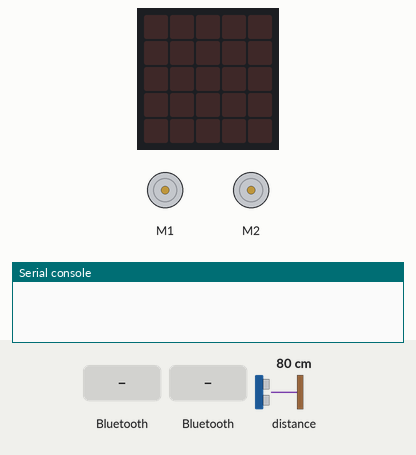
A program run on a simulated BBC micro:bit (MakeCode). Parts: 2 × DC motor (green arrow = forward, orange = backward, longer = faster), the board's 5×5 LED display, the last lines printed to the serial console. The inputs (shaded band) are chosen by the test bench; at power-on: distance to the obstacle 80 cm.

Above: at 1.2 s.
1.3 s: "F" arrives over Bluetooth UART
At 2.5 s:
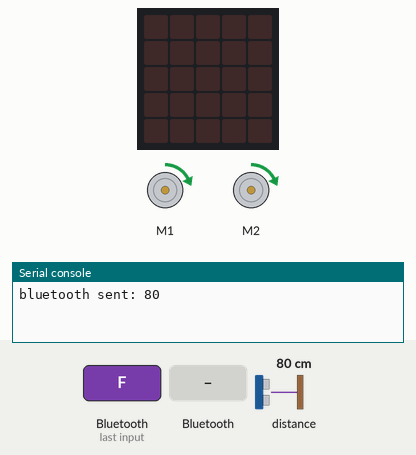
2.8 s: a phone connects over Bluetooth
At 3.5 s:
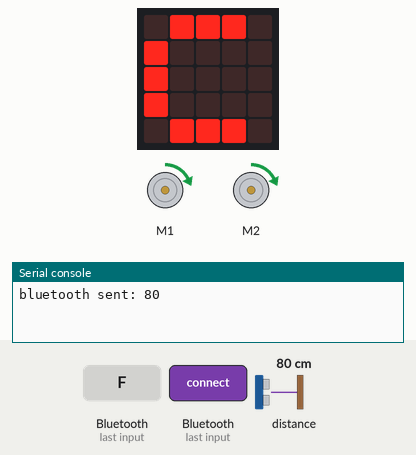
4.3 s: a phone disconnects over Bluetooth
At 4.6 s:
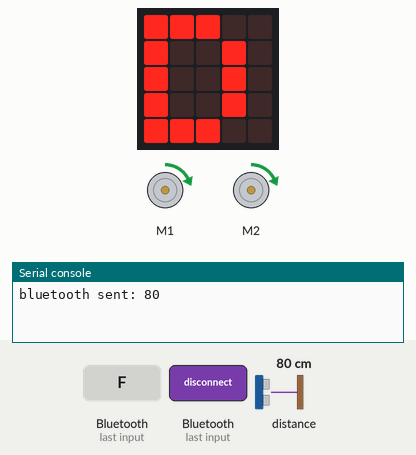
Timing chart, 0 to 7.3 s (numbered marks = the images above; inputs shaded):
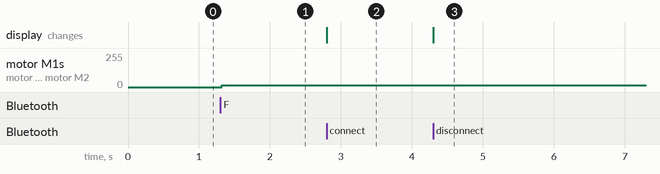

Measured:
- after the input at 1.3 s, motor M1, motor M2: stopped → forward 14/255 at once
- after the input at 2.8 s, the display: changes at once (image 2)
- after the input at 4.3 s, the display: changes at once (image 3)

The program:

main.ts
```typescript
let cmd = ""
bluetooth.onBluetoothConnected(function () {
    basic.showString("C")
    bluetooth.startUartService()
})
bluetooth.onBluetoothDisconnected(function () {
    basic.showString("D")
})
bluetooth.onUartDataReceived(serial.delimiters(Delimiters.Hash), function () {
    cmd = bluetooth.uartReadUntil(serial.delimiters(Delimiters.Hash))
    if (cmd == "F") {
        maqueen.motorRun(maqueen.Motors.M1, maqueen.Dir.CW, 14)
        maqueen.motorRun(maqueen.Motors.M2, maqueen.Dir.CW, 14)
    }
    if (cmd == "B") {
        maqueen.motorRun(maqueen.Motors.M1, maqueen.Dir.CCW, 14)
        maqueen.motorRun(maqueen.Motors.M2, maqueen.Dir.CCW, 14)
    }
    if (cmd == "L") {
        maqueen.motorRun(maqueen.Motors.M1, maqueen.Dir.CCW, 14)
        maqueen.motorRun(maqueen.Motors.M2, maqueen.Dir.CW, 14)
    }
    if (cmd == "R") {
        maqueen.motorRun(maqueen.Motors.M1, maqueen.Dir.CW, 14)
        maqueen.motorRun(maqueen.Motors.M2, maqueen.Dir.CCW, 14)
    }
    if (cmd == "S") {
        maqueen.motorStop(maqueen.Motors.M1)
    }
    bluetooth.uartWriteNumber(maqueen.Ultrasonic(PingUnit.Centimeters))
})
basic.forever(function () {

})
```

test.ts
```typescript
// 테스트는 여기로 이동합니다; 이 패키지가 확장으로 사용될 때 컴파일되지 않을 것 입니다.
```
